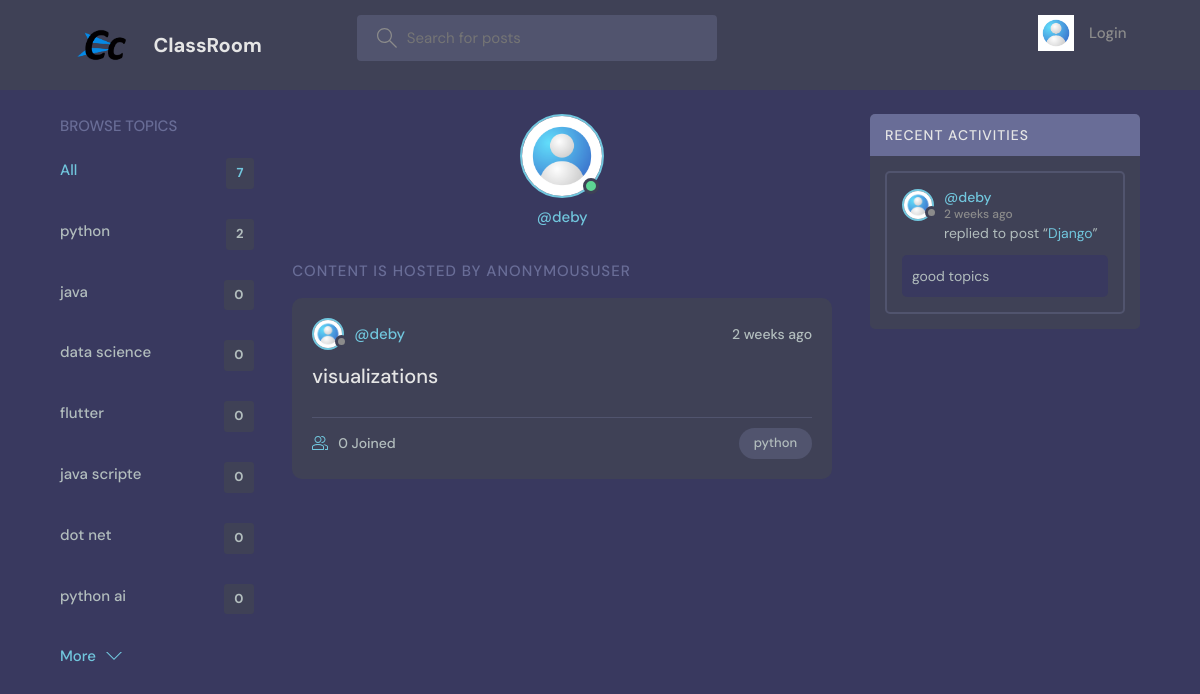
The app's page /profile/2/ with its own data.
### room/models.py (models this page shows, shortened)
class Topic(models.Model):
    name = models.CharField(max_length=200)

class Room(models.Model):
    host = models.ForeignKey(User, on_delete=models.SET_NULL, null=True)
    topic = models.ForeignKey(Topic, on_delete=models.SET_NULL, null=True)
    name = models.CharField(max_length=200)
    description = models.TextField(null=True, blank=True)
    participants = models.ManyToManyField(User, related_name='participants', blank=True)
    updated = models.DateTimeField(auto_now=True)
    created = models.DateTimeField(auto_now_add=True)
    class Meta:
        ordering = ['-updated', '-created']
    def __str__(self):
        return self.name

class Message(models.Model):
    user = models.ForeignKey(User, on_delete=models.CASCADE)
    room = models.ForeignKey(Room, on_delete=models.CASCADE)
    body = models.TextField()
    updated = models.DateTimeField(auto_now=True)
    created = models.DateTimeField(auto_now_add=True)
    class Meta:
        ordering = ['-updated', '-created']

### room/views.py (the view)
# urls.py: path('profile/<str:pk>/', views.userProfile, name="user-profile"),
def userProfile(request, pk):
    user = User.objects.get(id=pk)
    rooms = user.room_set.all()
    room_messages = user.message_set.all()
    topics = Topic.objects.all()
    context = {'user': user, 'rooms': rooms,
               'room_messages': room_messages, 'topics': topics}
    return render(request, 'base/profile_old.html', context)

### room/templates/base/profile_old.html (shortened to what this page needs)
{% extends 'main.html' %}
{% load static %}
{% block content %}
<main class="profile-page layout layout--3">
  <div class="container">
    {% include 'base/topics_component.html' %}
    <div class="roomList">
      <div class="profile">
        <div class="profile__avatar">
          <div class="avatar avatar--large active">
            <img src="{% static 'images/avatar.jpg' %} "/>
          </div>
        </div>
        <div class="profile__info">
          <p>@{{user.username}}</p>
        </div>
      </div>
      <div class="roomList__header">
        <div>
          <h2>content is  Hosted by {{request.user}}</a>
          </h2>
        </div>
      </div>
      {% include 'base/feed_component.html' %}
    </div>
    {% include 'base/activity_component.html' %}
  </div>
</main>
{% endblock content %}

### templates/main.html (shortened to what this page needs)
<!DOCTYPE html>
{% load static %}
<html lang="en">
<head>
    <link rel="stylesheet" href="{% static 'styles/style.css' %}" />
</head>
<body>
    {% include 'navbar.html' %}
    {% block content %}
    {% endblock %}
</body>
</html>

### templates/navbar.html (shortened to what this page needs)
{% load static %}
<header class="header header--loggedIn">
    <div class="container">
        <a href="{% url 'home' %}" class="header__logo" >
            <img src="{% static 'images/logo.png' %}"  style="height: 60px; width: 60px;"/>
            <h1>ClassRoom</h1>
        </a>
        <form class="header__search" method="GET" action="{% url 'home' %}">
            <label>
                <input name="q" placeholder="Search for posts" />
            </label>
        </form>
        <nav class="header__menu">
            {% if request.user.is_authenticated %}
            <div class="header__user">
                <a href="#">
                    <div class="avatar avatar--medium active">
                        <img src="{% static 'images/avatar.jpg'%}" />
                    </div>
                    <p><span>@{{request.user.username}}</span></p>
                </a>
                <button class="dropdown-button">
                    <svg version="1.1" xmlns="http://www.w3.org/2000/svg" width="32" height="32" viewBox="0 0 32 32">
                        <title>chevron-down</title>
                        <path d="M16 21l-13-13h-3l16 16 16-16h-3l-13 13z"></path>
                    </svg>
                </button>
            </div>
            {% else %}
            <a href="{% url 'login' %}">
                <img src="{% static 'images/avatar.jpg' %}" />
                <p>Login</p>
            </a>
            {% endif %}
        </nav>
    </div>
</header>
<!-- {% load static %}

### room/templates/base/topics_component.html
<div class="topics">
    <div class="topics__header">
        <h2>Browse Topics</h2>
    </div>
    <ul class="topics__list">
        <li>
            <a href="{% url 'home' %}" class="active">All <span>{{topics.count}}</span></a>
        </li>
        {% for topic in topics %}
        <li>
            <a href="{% url 'home' %}?q={{topic.name}}">{{topic.name}}<span>{{topic.room_set.all.count}}</span></a>
        </li>
        {% endfor %}
    </ul>
    <a class="btn btn--link" href="#">
        More
        <svg version="1.1" xmlns="http://www.w3.org/2000/svg" width="32" height="32" viewBox="0 0 32 32">
            <title>chevron-down</title>
            <path d="M16 21l-13-13h-3l16 16 16-16h-3l-13 13z"></path>
        </svg>
    </a>
</div>

### room/templates/base/feed_component.html (shortened to what this page needs)
{% load static %}
{% for room in rooms %}
<div class="roomListRoom">
    <div class="roomListRoom__header">
        <a href="{% url 'user-profile' room.host.id %}" class="roomListRoom__author">
            <div class="avatar avatar--small">
                <img src="{% static 'images/avatar.jpg' %}" />
            </div>
            <span>@{{room.host.username}}</span>
        </a>
        <div class="roomListRoom__actions">
            <span>{{room.created|timesince}} ago</span>
        </div>
    </div>
    <div class="roomListRoom__content">
        <a href="{% url 'room' room.id %}">{{room.name}}</a>
    </div>
    <div class="roomListRoom__meta">
        <a href="{% url 'room' room.id %}" class="roomListRoom__joined">
            {{room.participants.all.count}} Joined
        </a>
        <p class="roomListRoom__topic">{{room.topic.name}}</p>
    </div>
</div>
{% endfor %}

### room/templates/base/activity_component.html (shortened to what this page needs)
{% load static %}
<div class="activities">
    <div class="activities__header">
        <h2>Recent Activities</h2>
    </div>
    {% for message in room_messages %}
    <div class="activities__box">
        <div class="activities__boxHeader roomListRoom__header">
            <a href="{% url 'user-profile' message.user.id %}" class="roomListRoom__author">
                <div class="avatar avatar--small">
                    <img src="{% static 'images/avatar.jpg'%}" />
                </div>
                <p>
                    @{{message.user.username}}
                    <span>{{message.created|timesince}} ago</span>
                </p>
            </a>
        </div>
        <div class="activities__boxContent">
            <p>replied to post “<a href="{% url 'room' message.room.id %}">{{message.room}}</a>”</p>
            <div class="activities__boxRoomContent">{{message.body}}</div>
        </div>
    </div>
    {% endfor %}
</div>

### records on screen
Topic: name "python", room_set.all.count "2"
Topic: name "java", room_set.all.count "0"
Topic: name "data science", room_set.all.count "0"
Topic: name "flutter", room_set.all.count "0"
Topic: name "java scripte", room_set.all.count "0"
Topic: name "dot net", room_set.all.count "0"
Topic: name "python ai", room_set.all.count "0"
Room: host.username "deby", created "2 weeks", name "visualizations", participants.all.count "0", topic.name "python"
Message: user.username "deby", created "2 weeks", room "Django", body "good topics"

### other values on screen
{{ topics.count }} "7"
{{ user.username }} "deby"
{{ request.user }} "ANONYMOUSUSER"
